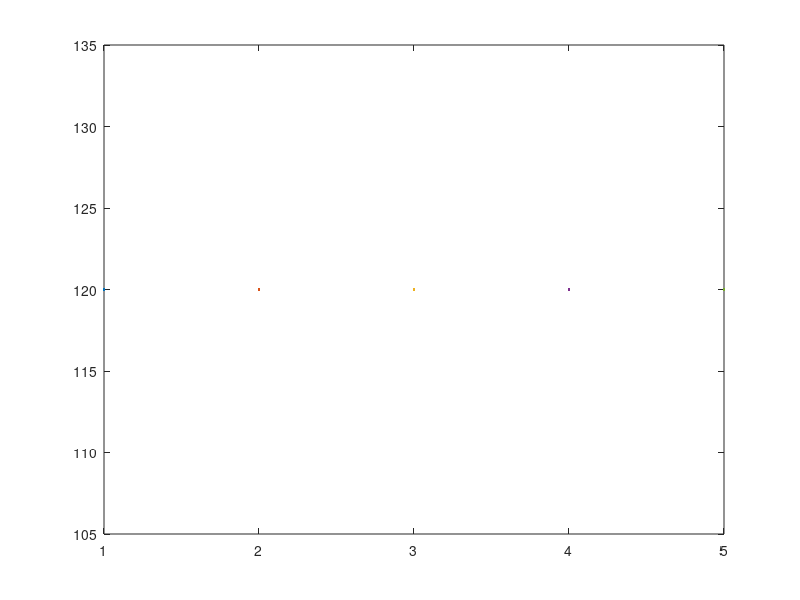

This figure's MATLAB source:
num=input("Enter number")
res=1;
if (num<0)
    res="not defined";
end
for i=1:1:num;
    res=res*i;
end
res

x=1:1:num
y=res
plot(x,y)